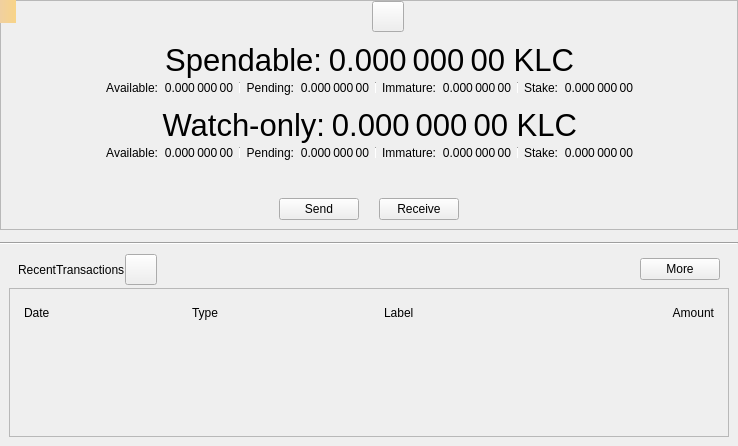
<?xml version="1.0" encoding="UTF-8"?>
<ui version="4.0">
 <class>OverviewPage</class>
 <widget class="QWidget" name="OverviewPage">
  <property name="geometry">
   <rect>
    <x>0</x>
    <y>0</y>
    <width>738</width>
    <height>446</height>
   </rect>
  </property>
  <property name="windowTitle">
   <string>Form</string>
  </property>
  <layout class="QVBoxLayout" name="verticalLayout_6">
   <property name="spacing">
    <number>0</number>
   </property>
   <property name="leftMargin">
    <number>0</number>
   </property>
   <property name="topMargin">
    <number>0</number>
   </property>
   <property name="rightMargin">
    <number>0</number>
   </property>
   <property name="bottomMargin">
    <number>0</number>
   </property>
   <item>
    <widget class="QFrame" name="frameBalances">
     <property name="frameShape">
      <enum>QFrame::StyledPanel</enum>
     </property>
     <property name="frameShadow">
      <enum>QFrame::Raised</enum>
     </property>
     <layout class="QVBoxLayout" name="verticalLayout_5">
      <property name="spacing">
       <number>0</number>
      </property>
      <property name="leftMargin">
       <number>0</number>
      </property>
      <property name="topMargin">
       <number>0</number>
      </property>
      <property name="rightMargin">
       <number>0</number>
      </property>
      <property name="bottomMargin">
       <number>0</number>
      </property>
      <item>
       <widget class="QWidget" name="widgetStatus" native="true">
        <layout class="QHBoxLayout" name="horizontalLayout_16">
         <property name="leftMargin">
          <number>0</number>
         </property>
         <property name="topMargin">
          <number>0</number>
         </property>
         <property name="rightMargin">
          <number>0</number>
         </property>
         <property name="bottomMargin">
          <number>0</number>
         </property>
         <item>
          <spacer name="horizontalSpacer_6">
           <property name="orientation">
            <enum>Qt::Horizontal</enum>
           </property>
           <property name="sizeHint" stdset="0">
            <size>
             <width>0</width>
             <height>20</height>
            </size>
           </property>
          </spacer>
         </item>
         <item>
          <widget class="QLabel" name="labelLogo">
           <property name="sizePolicy">
            <sizepolicy hsizetype="Fixed" vsizetype="Fixed">
             <horstretch>0</horstretch>
             <verstretch>0</verstretch>
            </sizepolicy>
           </property>
           <property name="minimumSize">
            <size>
             <width>32</width>
             <height>32</height>
            </size>
           </property>
          </widget>
         </item>
         <item>
          <widget class="QToolButton" name="labelWalletStatus">
           <property name="enabled">
            <bool>true</bool>
           </property>
           <property name="toolTip">
            <string>The displayed information may be out of date. Your wallet automatically synchronizes with the Kalycoin network after a connection is established, but this process has not completed yet.</string>
           </property>
           <property name="text">
            <string/>
           </property>
           <property name="icon">
            <iconset>
             <normaloff>:/icons/warning</normaloff>
             <disabledoff>:/icons/warning</disabledoff>:/icons/warning</iconset>
           </property>
           <property name="iconSize">
            <size>
             <width>24</width>
             <height>24</height>
            </size>
           </property>
           <property name="flat" stdset="0">
            <bool>false</bool>
           </property>
          </widget>
         </item>
         <item>
          <spacer name="horizontalSpacer_5">
           <property name="orientation">
            <enum>Qt::Horizontal</enum>
           </property>
           <property name="sizeHint" stdset="0">
            <size>
             <width>0</width>
             <height>20</height>
            </size>
           </property>
          </spacer>
         </item>
        </layout>
       </widget>
      </item>
      <item>
       <widget class="QWidget" name="widgetWallet" native="true">
        <layout class="QVBoxLayout" name="verticalLayout_2">
         <property name="spacing">
          <number>0</number>
         </property>
         <item>
          <widget class="QWidget" name="widgetTotal" native="true">
           <layout class="QHBoxLayout" name="horizontalLayout">
            <property name="leftMargin">
             <number>0</number>
            </property>
            <property name="topMargin">
             <number>0</number>
            </property>
            <property name="rightMargin">
             <number>0</number>
            </property>
            <property name="bottomMargin">
             <number>0</number>
            </property>
            <item>
             <spacer name="horizontalSpacer_7">
              <property name="orientation">
               <enum>Qt::Horizontal</enum>
              </property>
              <property name="sizeHint" stdset="0">
               <size>
                <width>0</width>
                <height>20</height>
               </size>
              </property>
             </spacer>
            </item>
            <item>
             <widget class="QLabel" name="labelSpendable">
              <property name="font">
               <font>
                <pointsize>23</pointsize>
               </font>
              </property>
              <property name="text">
               <string>Spendable:</string>
              </property>
              <property name="alignment">
               <set>Qt::AlignRight|Qt::AlignTrailing|Qt::AlignVCenter</set>
              </property>
             </widget>
            </item>
            <item>
             <widget class="QLabel" name="labelTotal">
              <property name="font">
               <font>
                <pointsize>23</pointsize>
               </font>
              </property>
              <property name="cursor">
               <cursorShape>IBeamCursor</cursorShape>
              </property>
              <property name="toolTip">
               <string>Your current total balance</string>
              </property>
              <property name="text">
               <string notr="true">0.000 000 00 KLC</string>
              </property>
              <property name="alignment">
               <set>Qt::AlignRight|Qt::AlignTrailing|Qt::AlignVCenter</set>
              </property>
              <property name="textInteractionFlags">
               <set>Qt::LinksAccessibleByMouse|Qt::TextSelectableByMouse</set>
              </property>
             </widget>
            </item>
            <item>
             <spacer name="horizontalSpacer_8">
              <property name="orientation">
               <enum>Qt::Horizontal</enum>
              </property>
              <property name="sizeHint" stdset="0">
               <size>
                <width>0</width>
                <height>20</height>
               </size>
              </property>
             </spacer>
            </item>
           </layout>
          </widget>
         </item>
         <item>
          <layout class="QHBoxLayout" name="horizontalLayout_13">
           <property name="leftMargin">
            <number>0</number>
           </property>
           <property name="topMargin">
            <number>0</number>
           </property>
           <property name="rightMargin">
            <number>0</number>
           </property>
           <property name="bottomMargin">
            <number>0</number>
           </property>
           <item>
            <spacer name="horizontalSpacer_9">
             <property name="orientation">
              <enum>Qt::Horizontal</enum>
             </property>
             <property name="sizeHint" stdset="0">
              <size>
               <width>40</width>
               <height>20</height>
              </size>
             </property>
            </spacer>
           </item>
           <item>
            <widget class="QWidget" name="widgetBalance" native="true">
             <layout class="QHBoxLayout" name="horizontalLayout_2">
              <property name="leftMargin">
               <number>0</number>
              </property>
              <property name="topMargin">
               <number>0</number>
              </property>
              <property name="rightMargin">
               <number>0</number>
              </property>
              <property name="bottomMargin">
               <number>0</number>
              </property>
              <item>
               <widget class="QLabel" name="labelBalanceText">
                <property name="text">
                 <string>Available:</string>
                </property>
                <property name="alignment">
                 <set>Qt::AlignRight|Qt::AlignTrailing|Qt::AlignVCenter</set>
                </property>
               </widget>
              </item>
              <item>
               <widget class="QLabel" name="labelBalance">
                <property name="cursor">
                 <cursorShape>IBeamCursor</cursorShape>
                </property>
                <property name="toolTip">
                 <string>Your current spendable balance</string>
                </property>
                <property name="text">
                 <string notr="true">0.000 000 00</string>
                </property>
                <property name="alignment">
                 <set>Qt::AlignRight|Qt::AlignTrailing|Qt::AlignVCenter</set>
                </property>
                <property name="textInteractionFlags">
                 <set>Qt::LinksAccessibleByMouse|Qt::TextSelectableByMouse</set>
                </property>
               </widget>
              </item>
             </layout>
            </widget>
           </item>
           <item>
            <widget class="QWidget" name="widgetPending" native="true">
             <layout class="QHBoxLayout" name="horizontalLayout_3">
              <property name="leftMargin">
               <number>6</number>
              </property>
              <property name="topMargin">
               <number>0</number>
              </property>
              <property name="rightMargin">
               <number>0</number>
              </property>
              <property name="bottomMargin">
               <number>0</number>
              </property>
              <item>
               <widget class="Line" name="vLine">
                <property name="maximumSize">
                 <size>
                  <width>1</width>
                  <height>12</height>
                 </size>
                </property>
                <property name="orientation">
                 <enum>Qt::Vertical</enum>
                </property>
               </widget>
              </item>
              <item>
               <widget class="QLabel" name="labelPendingText">
                <property name="text">
                 <string>Pending:</string>
                </property>
                <property name="alignment">
                 <set>Qt::AlignRight|Qt::AlignTrailing|Qt::AlignVCenter</set>
                </property>
               </widget>
              </item>
              <item>
               <widget class="QLabel" name="labelUnconfirmed">
                <property name="cursor">
                 <cursorShape>IBeamCursor</cursorShape>
                </property>
                <property name="toolTip">
                 <string>Total of transactions that have yet to be confirmed, and do not yet count toward the spendable balance</string>
                </property>
                <property name="text">
                 <string notr="true">0.000 000 00</string>
                </property>
                <property name="alignment">
                 <set>Qt::AlignRight|Qt::AlignTrailing|Qt::AlignVCenter</set>
                </property>
                <property name="textInteractionFlags">
                 <set>Qt::LinksAccessibleByMouse|Qt::TextSelectableByMouse</set>
                </property>
               </widget>
              </item>
             </layout>
            </widget>
           </item>
           <item>
            <widget class="QWidget" name="widgetImmature" native="true">
             <layout class="QHBoxLayout" name="horizontalLayout_4">
              <property name="leftMargin">
               <number>6</number>
              </property>
              <property name="topMargin">
               <number>0</number>
              </property>
              <property name="rightMargin">
               <number>0</number>
              </property>
              <property name="bottomMargin">
               <number>0</number>
              </property>
              <item>
               <widget class="Line" name="vLine_2">
                <property name="maximumSize">
                 <size>
                  <width>1</width>
                  <height>12</height>
                 </size>
                </property>
                <property name="orientation">
                 <enum>Qt::Vertical</enum>
                </property>
               </widget>
              </item>
              <item>
               <widget class="QLabel" name="labelImmatureText">
                <property name="text">
                 <string>Immature:</string>
                </property>
                <property name="alignment">
                 <set>Qt::AlignRight|Qt::AlignTrailing|Qt::AlignVCenter</set>
                </property>
               </widget>
              </item>
              <item>
               <widget class="QLabel" name="labelImmature">
                <property name="cursor">
                 <cursorShape>IBeamCursor</cursorShape>
                </property>
                <property name="toolTip">
                 <string>Mined balance that has not yet matured</string>
                </property>
                <property name="text">
                 <string notr="true">0.000 000 00</string>
                </property>
                <property name="alignment">
                 <set>Qt::AlignRight|Qt::AlignTrailing|Qt::AlignVCenter</set>
                </property>
                <property name="textInteractionFlags">
                 <set>Qt::LinksAccessibleByMouse|Qt::TextSelectableByMouse</set>
                </property>
               </widget>
              </item>
             </layout>
            </widget>
           </item>
           <item>
            <widget class="QWidget" name="widgetStake" native="true">
             <layout class="QHBoxLayout" name="horizontalLayout_7">
              <property name="leftMargin">
               <number>6</number>
              </property>
              <property name="topMargin">
               <number>0</number>
              </property>
              <property name="rightMargin">
               <number>0</number>
              </property>
              <property name="bottomMargin">
               <number>0</number>
              </property>
              <item>
               <widget class="Line" name="vLine_3">
                <property name="maximumSize">
                 <size>
                  <width>1</width>
                  <height>12</height>
                 </size>
                </property>
                <property name="orientation">
                 <enum>Qt::Vertical</enum>
                </property>
               </widget>
              </item>
              <item>
               <widget class="QLabel" name="labelStakeText">
                <property name="text">
                 <string>Stake:</string>
                </property>
                <property name="alignment">
                 <set>Qt::AlignRight|Qt::AlignTrailing|Qt::AlignVCenter</set>
                </property>
               </widget>
              </item>
              <item>
               <widget class="QLabel" name="labelStake">
                <property name="text">
                 <string>0.000 000 00</string>
                </property>
                <property name="alignment">
                 <set>Qt::AlignRight|Qt::AlignTrailing|Qt::AlignVCenter</set>
                </property>
                <property name="textInteractionFlags">
                 <set>Qt::LinksAccessibleByMouse|Qt::TextSelectableByMouse</set>
                </property>
               </widget>
              </item>
             </layout>
            </widget>
           </item>
           <item>
            <spacer name="horizontalSpacer_10">
             <property name="orientation">
              <enum>Qt::Horizontal</enum>
             </property>
             <property name="sizeHint" stdset="0">
              <size>
               <width>40</width>
               <height>20</height>
              </size>
             </property>
            </spacer>
           </item>
          </layout>
         </item>
        </layout>
       </widget>
      </item>
      <item>
       <widget class="QWidget" name="widgetWatch" native="true">
        <layout class="QVBoxLayout" name="verticalLayout_4">
         <property name="spacing">
          <number>0</number>
         </property>
         <property name="topMargin">
          <number>0</number>
         </property>
         <property name="bottomMargin">
          <number>0</number>
         </property>
         <item>
          <widget class="QWidget" name="widgetWatchTotal" native="true">
           <layout class="QHBoxLayout" name="horizontalLayout_8">
            <property name="leftMargin">
             <number>0</number>
            </property>
            <property name="topMargin">
             <number>0</number>
            </property>
            <property name="rightMargin">
             <number>0</number>
            </property>
            <property name="bottomMargin">
             <number>0</number>
            </property>
            <item>
             <spacer name="horizontalSpacer_11">
              <property name="orientation">
               <enum>Qt::Horizontal</enum>
              </property>
              <property name="sizeHint" stdset="0">
               <size>
                <width>0</width>
                <height>20</height>
               </size>
              </property>
             </spacer>
            </item>
            <item>
             <widget class="QLabel" name="labelWatchonly">
              <property name="font">
               <font>
                <pointsize>23</pointsize>
               </font>
              </property>
              <property name="text">
               <string>Watch-only:</string>
              </property>
              <property name="alignment">
               <set>Qt::AlignRight|Qt::AlignTrailing|Qt::AlignVCenter</set>
              </property>
             </widget>
            </item>
            <item>
             <widget class="QLabel" name="labelWatchTotal">
              <property name="font">
               <font>
                <pointsize>23</pointsize>
               </font>
              </property>
              <property name="cursor">
               <cursorShape>IBeamCursor</cursorShape>
              </property>
              <property name="toolTip">
               <string>Current total balance in watch-only addresses</string>
              </property>
              <property name="text">
               <string notr="true">0.000 000 00 KLC</string>
              </property>
              <property name="alignment">
               <set>Qt::AlignRight|Qt::AlignTrailing|Qt::AlignVCenter</set>
              </property>
              <property name="textInteractionFlags">
               <set>Qt::LinksAccessibleByMouse|Qt::TextSelectableByMouse</set>
              </property>
             </widget>
            </item>
            <item>
             <spacer name="horizontalSpacer_12">
              <property name="orientation">
               <enum>Qt::Horizontal</enum>
              </property>
              <property name="sizeHint" stdset="0">
               <size>
                <width>0</width>
                <height>20</height>
               </size>
              </property>
             </spacer>
            </item>
           </layout>
          </widget>
         </item>
         <item>
          <layout class="QHBoxLayout" name="horizontalLayout_14">
           <property name="leftMargin">
            <number>0</number>
           </property>
           <property name="rightMargin">
            <number>0</number>
           </property>
           <item>
            <spacer name="horizontalSpacer_13">
             <property name="orientation">
              <enum>Qt::Horizontal</enum>
             </property>
             <property name="sizeHint" stdset="0">
              <size>
               <width>0</width>
               <height>20</height>
              </size>
             </property>
            </spacer>
           </item>
           <item>
            <widget class="QWidget" name="widgetWatchAvailable" native="true">
             <layout class="QHBoxLayout" name="horizontalLayout_9">
              <property name="leftMargin">
               <number>0</number>
              </property>
              <property name="topMargin">
               <number>0</number>
              </property>
              <property name="rightMargin">
               <number>0</number>
              </property>
              <property name="bottomMargin">
               <number>0</number>
              </property>
              <item>
               <widget class="QLabel" name="labelWatchAvailableText">
                <property name="text">
                 <string>Available:</string>
                </property>
                <property name="alignment">
                 <set>Qt::AlignRight|Qt::AlignTrailing|Qt::AlignVCenter</set>
                </property>
               </widget>
              </item>
              <item>
               <widget class="QLabel" name="labelWatchAvailable">
                <property name="cursor">
                 <cursorShape>IBeamCursor</cursorShape>
                </property>
                <property name="toolTip">
                 <string>Your current balance in watch-only addresses</string>
                </property>
                <property name="text">
                 <string notr="true">0.000 000 00</string>
                </property>
                <property name="alignment">
                 <set>Qt::AlignRight|Qt::AlignTrailing|Qt::AlignVCenter</set>
                </property>
                <property name="textInteractionFlags">
                 <set>Qt::LinksAccessibleByMouse|Qt::TextSelectableByMouse</set>
                </property>
               </widget>
              </item>
             </layout>
            </widget>
           </item>
           <item>
            <widget class="QWidget" name="widgetWatchPending" native="true">
             <layout class="QHBoxLayout" name="horizontalLayout_10">
              <property name="leftMargin">
               <number>6</number>
              </property>
              <property name="topMargin">
               <number>0</number>
              </property>
              <property name="rightMargin">
               <number>0</number>
              </property>
              <property name="bottomMargin">
               <number>0</number>
              </property>
              <item>
               <widget class="Line" name="vLine_4">
                <property name="maximumSize">
                 <size>
                  <width>1</width>
                  <height>12</height>
                 </size>
                </property>
                <property name="orientation">
                 <enum>Qt::Vertical</enum>
                </property>
               </widget>
              </item>
              <item>
               <widget class="QLabel" name="labelWatchPendingText">
                <property name="text">
                 <string>Pending:</string>
                </property>
                <property name="alignment">
                 <set>Qt::AlignRight|Qt::AlignTrailing|Qt::AlignVCenter</set>
                </property>
               </widget>
              </item>
              <item>
               <widget class="QLabel" name="labelWatchPending">
                <property name="cursor">
                 <cursorShape>IBeamCursor</cursorShape>
                </property>
                <property name="toolTip">
                 <string>Unconfirmed transactions to watch-only addresses</string>
                </property>
                <property name="text">
                 <string notr="true">0.000 000 00</string>
                </property>
                <property name="alignment">
                 <set>Qt::AlignRight|Qt::AlignTrailing|Qt::AlignVCenter</set>
                </property>
                <property name="textInteractionFlags">
                 <set>Qt::LinksAccessibleByMouse|Qt::TextSelectableByMouse</set>
                </property>
               </widget>
              </item>
             </layout>
            </widget>
           </item>
           <item>
            <widget class="QWidget" name="widgetWatchImmature" native="true">
             <layout class="QHBoxLayout" name="horizontalLayout_11">
              <property name="leftMargin">
               <number>6</number>
              </property>
              <property name="topMargin">
               <number>0</number>
              </property>
              <property name="rightMargin">
               <number>0</number>
              </property>
              <property name="bottomMargin">
               <number>0</number>
              </property>
              <item>
               <widget class="Line" name="vLine_5">
                <property name="maximumSize">
                 <size>
                  <width>1</width>
                  <height>12</height>
                 </size>
                </property>
                <property name="orientation">
                 <enum>Qt::Vertical</enum>
                </property>
               </widget>
              </item>
              <item>
               <widget class="QLabel" name="labelWatchImmatureText">
                <property name="text">
                 <string>Immature:</string>
                </property>
                <property name="alignment">
                 <set>Qt::AlignRight|Qt::AlignTrailing|Qt::AlignVCenter</set>
                </property>
               </widget>
              </item>
              <item>
               <widget class="QLabel" name="labelWatchImmature">
                <property name="cursor">
                 <cursorShape>IBeamCursor</cursorShape>
                </property>
                <property name="toolTip">
                 <string>Mined balance in watch-only addresses that has not yet matured</string>
                </property>
                <property name="text">
                 <string notr="true">0.000 000 00</string>
                </property>
                <property name="alignment">
                 <set>Qt::AlignRight|Qt::AlignTrailing|Qt::AlignVCenter</set>
                </property>
                <property name="textInteractionFlags">
                 <set>Qt::LinksAccessibleByMouse|Qt::TextSelectableByMouse</set>
                </property>
               </widget>
              </item>
             </layout>
            </widget>
           </item>
           <item>
            <widget class="QWidget" name="widgetWatchStake" native="true">
             <layout class="QHBoxLayout" name="horizontalLayout_12">
              <property name="leftMargin">
               <number>6</number>
              </property>
              <property name="topMargin">
               <number>0</number>
              </property>
              <property name="rightMargin">
               <number>0</number>
              </property>
              <property name="bottomMargin">
               <number>0</number>
              </property>
              <item>
               <widget class="Line" name="vLine_6">
                <property name="maximumSize">
                 <size>
                  <width>1</width>
                  <height>12</height>
                 </size>
                </property>
                <property name="orientation">
                 <enum>Qt::Vertical</enum>
                </property>
               </widget>
              </item>
              <item>
               <widget class="QLabel" name="labelWatchStakeText">
                <property name="text">
                 <string>Stake:</string>
                </property>
                <property name="alignment">
                 <set>Qt::AlignRight|Qt::AlignTrailing|Qt::AlignVCenter</set>
                </property>
               </widget>
              </item>
              <item>
               <widget class="QLabel" name="labelWatchStake">
                <property name="text">
                 <string>0.000 000 00</string>
                </property>
                <property name="alignment">
                 <set>Qt::AlignRight|Qt::AlignTrailing|Qt::AlignVCenter</set>
                </property>
                <property name="textInteractionFlags">
                 <set>Qt::LinksAccessibleByMouse|Qt::TextSelectableByMouse</set>
                </property>
               </widget>
              </item>
             </layout>
            </widget>
           </item>
           <item>
            <spacer name="horizontalSpacer_14">
             <property name="orientation">
              <enum>Qt::Horizontal</enum>
             </property>
             <property name="sizeHint" stdset="0">
              <size>
               <width>0</width>
               <height>20</height>
              </size>
             </property>
            </spacer>
           </item>
          </layout>
         </item>
        </layout>
       </widget>
      </item>
      <item>
       <widget class="QWidget" name="widgetTransaction" native="true">
        <layout class="QHBoxLayout" name="horizontalLayout_15">
         <property name="spacing">
          <number>20</number>
         </property>
         <property name="topMargin">
          <number>35</number>
         </property>
         <item>
          <spacer name="horizontalSpacer_15">
           <property name="orientation">
            <enum>Qt::Horizontal</enum>
           </property>
           <property name="sizeHint" stdset="0">
            <size>
             <width>0</width>
             <height>20</height>
            </size>
           </property>
          </spacer>
         </item>
         <item>
          <widget class="KalycoinPushButton" name="buttonSend">
           <property name="text">
            <string>Send</string>
           </property>
          </widget>
         </item>
         <item>
          <widget class="KalycoinPushButton" name="buttonReceive">
           <property name="text">
            <string>Receive</string>
           </property>
          </widget>
         </item>
         <item>
          <spacer name="horizontalSpacer_16">
           <property name="orientation">
            <enum>Qt::Horizontal</enum>
           </property>
           <property name="sizeHint" stdset="0">
            <size>
             <width>0</width>
             <height>20</height>
            </size>
           </property>
          </spacer>
         </item>
        </layout>
       </widget>
      </item>
     </layout>
    </widget>
   </item>
   <item>
    <spacer name="verticalSpacer_5">
     <property name="orientation">
      <enum>Qt::Vertical</enum>
     </property>
     <property name="sizeType">
      <enum>QSizePolicy::Fixed</enum>
     </property>
     <property name="sizeHint" stdset="0">
      <size>
       <width>20</width>
       <height>12</height>
      </size>
     </property>
    </spacer>
   </item>
   <item>
    <widget class="Line" name="hLine">
     <property name="orientation">
      <enum>Qt::Horizontal</enum>
     </property>
    </widget>
   </item>
   <item>
    <spacer name="verticalSpacer_4">
     <property name="orientation">
      <enum>Qt::Vertical</enum>
     </property>
     <property name="sizeType">
      <enum>QSizePolicy::Fixed</enum>
     </property>
     <property name="sizeHint" stdset="0">
      <size>
       <width>20</width>
       <height>0</height>
      </size>
     </property>
    </spacer>
   </item>
   <item>
    <widget class="QWidget" name="widgetRecent" native="true">
     <layout class="QVBoxLayout" name="verticalLayout">
      <property name="spacing">
       <number>0</number>
      </property>
      <item>
       <layout class="QHBoxLayout" name="horizontalLayout_6">
        <property name="leftMargin">
         <number>9</number>
        </property>
        <property name="rightMargin">
         <number>9</number>
        </property>
        <property name="bottomMargin">
         <number>3</number>
        </property>
        <item>
         <widget class="QLabel" name="labelRecentTransactions">
          <property name="text">
           <string>RecentTransactions</string>
          </property>
         </widget>
        </item>
        <item>
         <widget class="QToolButton" name="labelTransactionsStatus">
          <property name="enabled">
           <bool>true</bool>
          </property>
          <property name="toolTip">
           <string>The displayed information may be out of date. Your wallet automatically synchronizes with the Kalycoin network after a connection is established, but this process has not completed yet.</string>
          </property>
          <property name="text">
           <string/>
          </property>
          <property name="icon">
           <iconset>
            <normaloff>:/icons/warning</normaloff>
            <disabledoff>:/icons/warning</disabledoff>:/icons/warning</iconset>
          </property>
          <property name="iconSize">
           <size>
            <width>24</width>
            <height>24</height>
           </size>
          </property>
          <property name="flat" stdset="0">
           <bool>false</bool>
          </property>
         </widget>
        </item>
        <item>
         <spacer name="horizontalSpacer_3">
          <property name="orientation">
           <enum>Qt::Horizontal</enum>
          </property>
          <property name="sizeHint" stdset="0">
           <size>
            <width>0</width>
            <height>20</height>
           </size>
          </property>
         </spacer>
        </item>
        <item>
         <widget class="QPushButton" name="showMoreButton">
          <property name="text">
           <string>More</string>
          </property>
         </widget>
        </item>
       </layout>
      </item>
      <item>
       <layout class="QVBoxLayout" name="verticalLayout_3">
        <item>
         <widget class="QFrame" name="frameRecentTransactions">
          <property name="frameShape">
           <enum>QFrame::StyledPanel</enum>
          </property>
          <property name="frameShadow">
           <enum>QFrame::Raised</enum>
          </property>
          <layout class="QVBoxLayout" name="verticalLayout_8">
           <item>
            <widget class="QWidget" name="widget_header" native="true">
             <layout class="QHBoxLayout" name="horizontalLayout_5">
              <property name="spacing">
               <number>5</number>
              </property>
              <property name="leftMargin">
               <number>5</number>
              </property>
              <property name="topMargin">
               <number>5</number>
              </property>
              <property name="rightMargin">
               <number>5</number>
              </property>
              <property name="bottomMargin">
               <number>5</number>
              </property>
              <item>
               <widget class="QLabel" name="labelDate">
                <property name="text">
                 <string>Date</string>
                </property>
               </widget>
              </item>
              <item>
               <widget class="QLabel" name="labelType">
                <property name="text">
                 <string>Type</string>
                </property>
               </widget>
              </item>
              <item>
               <spacer name="horizontalSpacer_2">
                <property name="orientation">
                 <enum>Qt::Horizontal</enum>
                </property>
                <property name="sizeType">
                 <enum>QSizePolicy::Fixed</enum>
                </property>
                <property name="sizeHint" stdset="0">
                 <size>
                  <width>25</width>
                  <height>20</height>
                 </size>
                </property>
               </spacer>
              </item>
              <item>
               <widget class="QLabel" name="labelAddress">
                <property name="text">
                 <string>Label</string>
                </property>
               </widget>
              </item>
              <item>
               <widget class="QLabel" name="labelAmount">
                <property name="text">
                 <string>Amount</string>
                </property>
                <property name="alignment">
                 <set>Qt::AlignRight|Qt::AlignTrailing|Qt::AlignVCenter</set>
                </property>
               </widget>
              </item>
             </layout>
            </widget>
           </item>
           <item>
            <widget class="QListView" name="listTransactions">
             <property name="styleSheet">
              <string notr="true">QListView { background: transparent; }</string>
             </property>
             <property name="frameShape">
              <enum>QFrame::NoFrame</enum>
             </property>
             <property name="verticalScrollBarPolicy">
              <enum>Qt::ScrollBarAlwaysOff</enum>
             </property>
             <property name="horizontalScrollBarPolicy">
              <enum>Qt::ScrollBarAlwaysOff</enum>
             </property>
            </widget>
           </item>
          </layout>
         </widget>
        </item>
       </layout>
      </item>
     </layout>
    </widget>
   </item>
  </layout>
  <widget class="QLabel" name="labelAlerts">
   <property name="geometry">
    <rect>
     <x>0</x>
     <y>0</y>
     <width>16</width>
     <height>23</height>
    </rect>
   </property>
   <property name="visible">
    <bool>false</bool>
   </property>
   <property name="styleSheet">
    <string notr="true">QLabel { background-color: qlineargradient(x1: 0, y1: 0, x2: 1, y2: 0, stop:0 #F0D0A0, stop:1 #F8D488); color:#000000; }</string>
   </property>
   <property name="wordWrap">
    <bool>true</bool>
   </property>
   <property name="margin">
    <number>3</number>
   </property>
   <property name="textInteractionFlags">
    <set>Qt::TextSelectableByMouse</set>
   </property>
  </widget>
 </widget>
 <customwidgets>
  <customwidget>
   <class>KalycoinPushButton</class>
   <extends>QPushButton</extends>
   <header>qt/kalycoinpushbutton.h</header>
  </customwidget>
 </customwidgets>
 <resources/>
 <connections/>
</ui>
